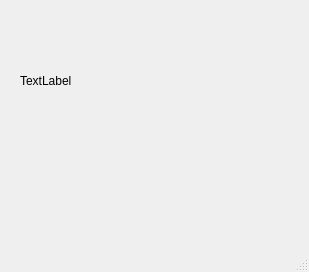
<?xml version="1.0" encoding="UTF-8"?>
<ui version="4.0">
 <class>MainWindow</class>
 <widget class="QMainWindow" name="MainWindow">
  <property name="geometry">
   <rect>
    <x>0</x>
    <y>0</y>
    <width>309</width>
    <height>272</height>
   </rect>
  </property>
  <property name="windowTitle">
   <string>MainWindow</string>
  </property>
  <widget class="QWidget" name="centralwidget">
   <widget class="QLabel" name="lbl_image">
    <property name="geometry">
     <rect>
      <x>20</x>
      <y>40</y>
      <width>81</width>
      <height>81</height>
     </rect>
    </property>
    <property name="text">
     <string>TextLabel</string>
    </property>
   </widget>
  </widget>
  <widget class="QMenuBar" name="menubar">
   <property name="geometry">
    <rect>
     <x>0</x>
     <y>0</y>
     <width>309</width>
     <height>17</height>
    </rect>
   </property>
  </widget>
  <widget class="QStatusBar" name="statusbar"/>
 </widget>
 <resources/>
 <connections/>
</ui>
